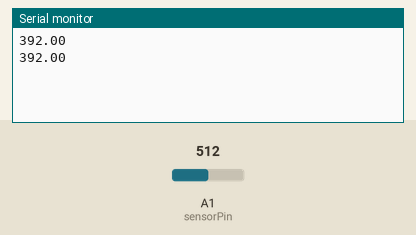
Recording of a sketch running on a simulated Arduino Uno, built with avr-gcc and run on an emulated ATmega328P. On the bench: the last lines printed to the serial monitor. Inputs (shaded band) come from the test bench; at power-on: A1 (sensorPin) = 512.

Above: at 1.8 s.
1.9 s: A1 (sensorPin) set to 716
At 2.8 s:
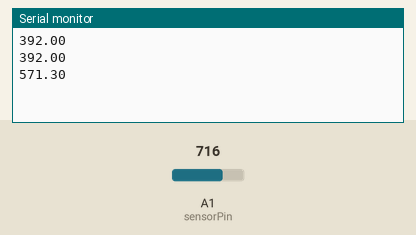
3.4 s: A1 (sensorPin) set to 900
At 4.4 s:
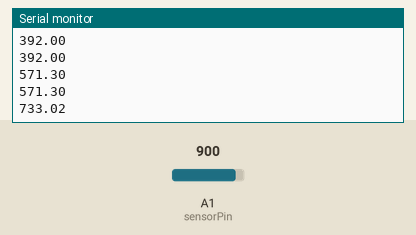
Timing chart, 0 to 6.4 s (numbered marks = the images above; inputs shaded):
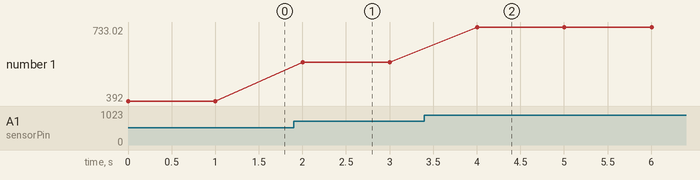

The sketch:

temp_WebApp.ino
```cpp
// AVS141 11/15/21 AB#94

#define sensorPin A1


void setup() {
  Serial.begin(9600);
}

void loop() {
  int reading = analogRead(sensorPin);
  float voltage = reading * 5.0;
  voltage /= 1024.0;
  float temperatureC = (voltage - 0.5) * 100 ;
  float temperatureF = (temperatureC * 9.0 / 5.0) + 32.0;

  Serial.println(temperatureF);

  delay(1000);
}
```

Measured:
- after the input at 1.9 s, the serial monitor: prints a new line after 0.10 s (image 1)
- after the input at 3.4 s, the serial monitor: prints a new line after 0.60 s (image 2)
- plotted number 1: 392 → 571.3 after the input at 1.9 s, 571.3 → 733.02 after the input at 3.4 s
